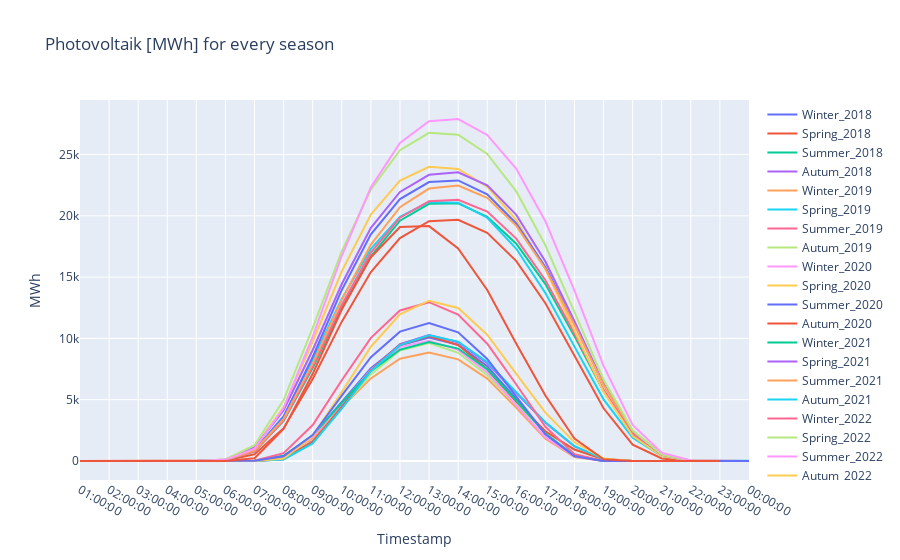

Notebook code for this chart:
### Markdown cell above
# Plot all seasonal data for Photovoltaik

### Code cell
plot_all_seasonal_data_for_one_energy(seasons_data,'Photovoltaik')
